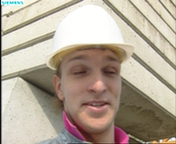
#> input picture HW1_python/images/foreman_qcif_0_rgb.bmp, 176 x 144 px
$ python main.py
#> lines starting #> are read from the running program, lines starting #| are printed output that depends on the picture
### HW1_python/convertYUV444to420.py
import cv2
import numpy as np
# /home/jimyang/Documents/nccu/1102/vc/VC2022_HW/HW1_python

def convertYUV444to420(img_ori):
    height, width = img_ori.shape[:2]
    Y, Cr, Cb = cv2.split(np.copy(img_ori))

    Cb_sub = np.zeros((int(height/2), int(width/2)))
    Cr_sub = np.zeros((int(height/2), int(width/2)))

    Cb_sub[:, :] = Cb[::2, ::2]

    Cr_sub[:, :] = Cr[::2, ::2]

    Cb[1::2, :] = Cb[::2, :]
    Cb[:, 1::2] = Cb[:, ::2]

    Cr[1::2, :] = Cr[::2, :]
    Cr[:, 1::2] = Cr[:, ::2]

    return cv2.merge([Y, Cr, Cb]), Y, Cr_sub.astype(np.uint8), Cb_sub.astype(np.uint8)

### HW1_python/quantizer.py
# import matplotlib.pyplot as plt
import numpy as np
# from sklearn.cluster import KMeans
# from sklearn.utils import shuffle

class Quantizer():
    def __init__(self, Ys, Crs, Cbs, n_intensity):
        self.Ys = Ys
        self.Crs = Crs
        self.Cbs = Cbs

        self.qYs = []
        self.qCrs = []
        self.qCbs = []

        self.dqYs = []
        self.dqCrs = []
        self.dqCbs = []

        self.n_intensity = n_intensity
        self.table = np.zeros(256)
        self.reverseTable = np.zeros(8)

    def quantization(self):
        all_value = np.array([])
        for i in range(len(self.Ys)):
            Y_flatten = self.Ys[i].flatten()
            Cr_flatten = self.Crs[i].flatten()
            Cb_flatten = self.Cbs[i].flatten()
            all_value = np.concatenate((all_value, Y_flatten, Cr_flatten, Cb_flatten))

        offset = 256 / self.n_intensity
        for i in range(self.n_intensity):
            self.reverseTable[i] = i*offset+int(offset/2)
            for j in range(int(i*offset), int(i*offset+offset)):
                self.table[j] = i

        self.table = self.table.astype(int)
        self.reverseTable = self.reverseTable.astype(np.uint8)


        for y in self.Ys:
            h, w = y.shape[:2]
            cy = np.copy(y)
            for i in range(h):
                for j in range(w):
                    cy[i, j] = self.table[int(cy[i, j])]
            self.qYs.append(cy)
        for i in range(len(self.qYs)):
            self.qYs[i] = self.qYs[i].astype(int)

        for cr in self.Crs:
            h, w = cr.shape[:2]
            ccr = np.copy(cr)
            for i in range(h):
                for j in range(w):
                    ccr[i, j] = self.table[int(ccr[i, j])]
            self.qCrs.append(ccr)
        for i in range(len(self.qCbs)):
            self.qCrs[i] = self.qCrs[i].astype(int)

        for cb in self.Cbs:
            h, w = cb.shape[:2]
            ccb = np.copy(cb)
            for i in range(h):
                for j in range(w):
                    ccb[i, j] = self.table[int(ccb[i, j])]
            self.qCbs.append(ccb)
        for i in range(len(self.qCbs)):
            self.qCbs[i] = self.qCbs[i].astype(int)

    def dequantization(self):
        for y in self.qYs:
            h, w = y.shape[:2]
            cy = np.copy(y)
            for i in range(h):
                for j in range(w):
                    cy[i, j] = self.reverseTable[int(cy[i, j])]
            self.dqYs.append(cy)

        for cr in self.qCrs:
            h, w = cr.shape[:2]
            ccr = np.copy(cr)
            for i in range(h):
                for j in range(w):
                    ccr[i, j] = self.reverseTable[int(ccr[i, j])]
            self.dqCrs.append(ccr)

        for cb in self.qCbs:
            h, w = cb.shape[:2]
            ccb = np.copy(cb)
            for i in range(h):
                for j in range(w):
                    ccb[i, j] = self.reverseTable[int(ccb[i, j])]
            self.dqCbs.append(ccb)

    def setQs(self, nYs, nCrs, nCbs):
        self.qYs = nYs
        self.qCrs = nCrs
        self.qCbs = nCbs

    def getQ(self):
        return self.qYs, self.qCrs, self.qCbs

    def getDQ(self):
        return self.dqYs, self.dqCrs, self.dqCbs

        # [32 lines of commented-out code are left out]

### HW1_python/huffman_coding.py
import heapq
import numpy as np

class HuffmanCoding:
    def __init__(self):
        self.heap = []
        self.codes = {}
        self.reverse_mapping = {}

    class HeapNode:
        def __init__(self, char, freq):
            self.char = char
            self.freq = freq
            self.left = None
            self.right = None

        # defining comparators less_than and equals
        def __lt__(self, other):
            return self.freq < other.freq

        def __eq__(self, other):
            if(other == None):
                return False
            if(not isinstance(other, HeapNode)):
                return False
            return self.freq == other.freq


    def make_frequency_dict(self, stream):
        frequency = {}
        for pixex in stream:
            if not int(pixex) in frequency:
                frequency[int(pixex)] = 0
            frequency[int(pixex)] += 1
        return frequency

    def make_heap(self, frequency):
        for key in frequency:
            node = self.HeapNode(key, frequency[key])
            heapq.heappush(self.heap, node)

    def merge_nodes(self):
        while(len(self.heap)>1):
            node1 = heapq.heappop(self.heap)
            node2 = heapq.heappop(self.heap)

            merged = self.HeapNode(None, node1.freq + node2.freq)
            merged.left = node1
            merged.right = node2

            heapq.heappush(self.heap, merged)


    def make_codes_helper(self, root, current_code):
        if(root == None):
            return

        if(root.char != None):
            self.codes[root.char] = current_code
            self.reverse_mapping[current_code] = root.char
            return

        self.make_codes_helper(root.left, current_code + "0")
        self.make_codes_helper(root.right, current_code + "1")


    def make_codes(self):
        root = heapq.heappop(self.heap)
        current_code = ""
        self.make_codes_helper(root, current_code)

    def get_encoded_stream(self, stream):
        encoded_stream = ""
        print(self.codes)
        for pixel in stream:
            encoded_stream += self.codes[pixel]
        return encoded_stream

    def encode(self, stream):
        frequency = self.make_frequency_dict(stream)
        self.make_heap(frequency)
        self.merge_nodes()
        self.make_codes()

        encoded_stream = self.get_encoded_stream(stream)

        return encoded_stream

    def decode_stream(self, encoded_stream):
        current_code = ""
        decoded_stream = np.array([])

        for bit in encoded_stream:
            current_code += bit
            if(current_code in self.reverse_mapping):
                pixel = self.reverse_mapping[current_code]
                decoded_stream = np.append(decoded_stream, pixel)
                current_code = ""
        return decoded_stream

    def decode(self, encoded_stream, ):
        return self.decode_stream(encoded_stream)

### HW1_python/writeToFile.py
def writeFrameToYUVFile(f, frame):
    for h in range(frame.shape[0]):
        for w in range(frame.shape[1]):
            f.write(frame[h, w])

def writeStrToFile(f, str):
    f.write(str)

### HW1_python/main.py
import os
import cv2
import numpy as np

from convertYUV444to420 import convertYUV444to420
from writeToFile import writeFrameToYUVFile, writeStrToFile
from quantizer import Quantizer
from huffman_coding import HuffmanCoding

SRC_FOLDER = "./images"
FRAME_HEIGHT = 144
FRAME_WIDTH = 176


def question1():
    foreman_qcif_0_rgb = cv2.imread(os.path.join(SRC_FOLDER, "foreman_qcif_0_rgb.bmp"))
    cv2.imwrite(os.path.join(SRC_FOLDER, "foreman_qcif_0_rgb.jpg"), foreman_qcif_0_rgb)

    foreman_qcif_0_YCrCb = cv2.cvtColor(foreman_qcif_0_rgb, cv2.COLOR_BGR2YCrCb)
    Y, Cr, Cb = cv2.split(foreman_qcif_0_YCrCb)
    cv2.imwrite(os.path.join(SRC_FOLDER, "foreman_qcif_0_rgb_Y.jpg"), Y)
    cv2.imwrite(os.path.join(SRC_FOLDER, "foreman_qcif_0_rgb_Cr.jpg"), Cr)
    cv2.imwrite(os.path.join(SRC_FOLDER, "foreman_qcif_0_rgb_Cb.jpg"), Cb)

    foreman_qcif_0_420, Y, Cr, Cb = convertYUV444to420(foreman_qcif_0_YCrCb)

    cv2.imwrite(os.path.join(SRC_FOLDER, "foreman_qcif_0_rgb_420.jpg"), cv2.cvtColor(foreman_qcif_0_420, cv2.COLOR_YCrCb2BGR))
    cv2.imwrite(os.path.join(SRC_FOLDER, "foreman_qcif_0_rgb_420_Y.jpg"), Y)
    cv2.imwrite(os.path.join(SRC_FOLDER, "foreman_qcif_0_rgb_420_Cr.jpg"), Cr)
    cv2.imwrite(os.path.join(SRC_FOLDER, "foreman_qcif_0_rgb_420_Cb.jpg"), Cb)


def question2():
    foreman_qcif_rgb_list = []
    foreman_qcif_rgb_list.append(cv2.imread(os.path.join(SRC_FOLDER, "foreman_qcif_0_rgb.bmp")))
    foreman_qcif_rgb_list.append(cv2.imread(os.path.join(SRC_FOLDER, "foreman_qcif_1_rgb.bmp")))
    foreman_qcif_rgb_list.append(cv2.imread(os.path.join(SRC_FOLDER, "foreman_qcif_2_rgb.bmp")))

    f = open("./yuvs/q2.yuv", "wb")
    for foreman_qcif_rgb in foreman_qcif_rgb_list:
        _, Y, Cr, Cb = convertYUV444to420(cv2.cvtColor(np.copy(foreman_qcif_rgb), cv2.COLOR_BGR2YCrCb))

        writeFrameToYUVFile(f, Y)
        writeFrameToYUVFile(f, Cb)
        writeFrameToYUVFile(f, Cr)


def question3():
    foreman_qcif_rgb_list = []
    foreman_qcif_rgb_list.append(cv2.imread(os.path.join(SRC_FOLDER, "foreman_qcif_0_rgb.bmp")))
    foreman_qcif_rgb_list.append(cv2.imread(os.path.join(SRC_FOLDER, "foreman_qcif_1_rgb.bmp")))
    foreman_qcif_rgb_list.append(cv2.imread(os.path.join(SRC_FOLDER, "foreman_qcif_2_rgb.bmp")))

    Ys = []
    Crs = []
    Cbs = []
    for foreman_qcif_rgb in foreman_qcif_rgb_list:
        _, Y, Cr, Cb = convertYUV444to420(cv2.cvtColor(np.copy(foreman_qcif_rgb), cv2.COLOR_BGR2YCrCb))
        Ys.append(Y)
        Crs.append(Cr)
        Cbs.append(Cb)

    quantizer = Quantizer(Ys, Crs, Cbs, n_intensity=8)
    huffman = HuffmanCoding()
    quantizer.quantization()
    qYs, qCrs, qCbs = quantizer.getQ()

    stream = np.array([])
    for id in range(len(qYs)):
        stream = np.append(stream, np.concatenate((qYs[id].flatten(), qCbs[id].flatten(), qCrs[id].flatten())))

    encodeStream = huffman.encode(stream)
    f = open("q3_encoded_bitstream.txt", "w")
    writeStrToFile(f, encodeStream)

    decodeStream = huffman.decode(encodeStream)

    nqYs = np.copy(qYs)
    nqCrs = np.copy(qCrs)
    nqCbs = np.copy(qCbs)

    offset = int(len(decodeStream)/3)
    for id in range(len(qYs)):
        yOffset = int(((offset)/6)*4)
        cOffset = int((offset)/6)
        yRaw = decodeStream[int(id*offset):int(id*offset+yOffset)]
        cbRaw = decodeStream[int(id*offset+yOffset):int(id*offset+yOffset+cOffset)]
        crRaw = decodeStream[int(id*offset+yOffset+cOffset):int(id*offset+yOffset+cOffset*2)]
        for i in range(FRAME_HEIGHT):
            for j in range(FRAME_WIDTH):
                nqYs[id][i, j] = yRaw[i*FRAME_WIDTH+j]
        for i in range(int(FRAME_HEIGHT/2)):
            for j in range(int(FRAME_WIDTH/2)):
                nqCrs[id][i, j] = crRaw[i*int(FRAME_WIDTH/2)+j]
                nqCbs[id][i, j] = cbRaw[i*int(FRAME_WIDTH/2)+j]

    quantizer.setQs(nqYs, nqCrs, nqCbs)
    quantizer.dequantization()
    dqYs, dqCrs, dqCbs = quantizer.getDQ()

    f = open("./yuvs/q3.yuv", "wb")
    for id in range(len(qYs)):
        writeFrameToYUVFile(f, dqYs[id].astype(np.uint8))
        writeFrameToYUVFile(f, dqCbs[id].astype(np.uint8))
        writeFrameToYUVFile(f, dqCrs[id].astype(np.uint8))

def main():
    question1()
#> in question1, foreman_qcif_0_rgb is the input picture: shape (144, 176, 3); mean B, G, R 151.5, 167.3, 179.7
#> in question1, `foreman_qcif_0_YCrCb = cv2.cvtColor(foreman_qcif_0_rgb, cv2.COLOR_BGR2..`: foreman_qcif_0_YCrCb: shape (144, 176, 3); mean of channels 0, 1, 2 169.2, 135.5, 118
#> in convertYUV444to420, `Cb[1::2, :] = Cb[::2, :]`: Cb: shape (144, 176); min 80, max 151, mean 118
#> in convertYUV444to420, `Cb[:, 1::2] = Cb[:, ::2]`: Cb: shape (144, 176); min 80, max 151, mean 118
#> in convertYUV444to420, `Cr[1::2, :] = Cr[::2, :]`: Cr: shape (144, 176); min 67, max 202, mean 135.5
#> in convertYUV444to420, `Cr[:, 1::2] = Cr[:, ::2]`: Cr: shape (144, 176); min 67, max 202, mean 135.5
#> in question1, `foreman_qcif_0_420, Y, Cr, Cb = convertYUV444to420(foreman_qcif_0_YCrCb)`: foreman_qcif_0_420: shape (144, 176, 3); mean of channels 0, 1, 2 169.2, 135.5, 118
    question2()
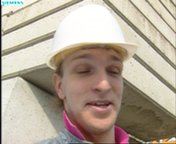
#> input picture HW1_python/images/foreman_qcif_1_rgb.bmp, 176 x 144 px
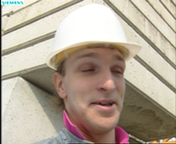
#> input picture HW1_python/images/foreman_qcif_2_rgb.bmp, 176 x 144 px
#> the loop in question2, `for foreman_qcif_rgb in foreman_qcif_rgb_list:` made 3 passes
    question3()
#> the loop in question3, `for foreman_qcif_rgb in foreman_qcif_rgb_list:` made 3 passes
#> after the loop in question3, `for foreman_qcif_rgb in foreman_qcif_rgb_list:`: Cbs = 3 items
#> the loop in quantization, `for i in range(len(self.Ys)):` made 3 passes
#> the loop in quantization, `for y in self.Ys:` made 3 passes
#> after the loop in quantization, `for y in self.Ys:`:
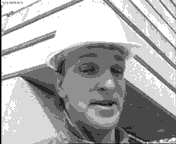
#> cy: shape (144, 176); min 0, max 7, mean 4.74; drawn with min black and max white
#> the loop in quantization, `for i in range(len(self.qYs)):` made 3 passes
#> the loop in quantization, `for cr in self.Crs:` made 3 passes
#> after the loop in quantization, `for cr in self.Crs:`:
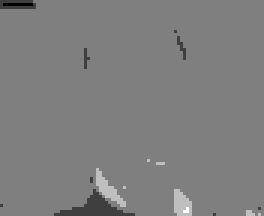
#> ccr: shape (72, 88) (shown 3 times larger); min 2, max 6, mean 3.99; drawn with min black and max white
#> the loop in quantization, `for cb in self.Cbs:` made 3 passes
#> the loop in quantization, `for i in range(len(self.qCbs)):` made 3 passes
#> the loop in question3, `for id in range(len(qYs)):` made 3 passes
#> the loop in make_frequency_dict, `for pixex in stream:` made 114048 passes
#> pixex on passes 2 to 4: 7, 7, 7
#> after the loop in make_frequency_dict, `for pixex in stream:`: frequency = {1: 1701, 7: 19093, 6: 17720, 5: 4264, 4: 29548, 3: 30886, 0: 425, 2: 10411}
#> the loop in make_heap, `for key in frequency:` made 8 passes
#> key on passes 2, 3, 4, 6, 7, 8: 7, 6, 5, 3, 0, 2
#> the loop in merge_nodes, `while(len(self.heap)>1):` made 7 passes
#> the loop in get_encoded_stream, `for pixel in stream:` made 114048 passes
#> the loop in decode_stream, `for bit in encoded_stream:` made 287934 passes
#> (pixel, decoded_stream) on passes 6, 8, 10, 12, 14, 16, 18, 20, 22, 24, 26, 28: (1, [1]), (7, [1, 7]), (7, [1, 7, 7]), (7, [1, 7, 7, 7]), (7, [1, 7, 7, 7, 7]), (7, [1, 7, 7, 7, 7, 7]), (7, [1, 7, 7, 7, 7, 7, 7]), (7, [1, 7, 7, 7, 7, 7, 7, 7]), (7, [1, 7, 7, 7, 7, 7, 7, 7, 7]), (7, [1, 7, 7, 7, 7, 7, 7, 7, 7, 7]), (7, [1, 7, 7, 7, 7, 7, 7, 7, 7, 7, 7]), (7, [1, 7, 7, 7, 7, 7, 7, 7, 7, 7, 7, 7])
#> after the loop in decode_stream, `for bit in encoded_stream:`: current_code = ''; pixel = 4
#> in question3, `offset = int(len(decodeStream)/3)`: offset = 38016
#> the loop in dequantization, `for y in self.qYs:` made 3 passes
#> pass 1, in dequantization, `cy = np.copy(y)`:
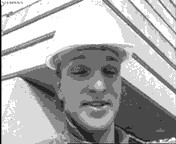
#> cy: shape (144, 176) int64; min 0, max 7, mean 4.75; drawn with min black and max white
#> after the loop in dequantization, `for y in self.qYs:`: self.dqYs = 3 items
#> the loop in dequantization, `for cr in self.qCrs:` made 3 passes
#> the loop in dequantization, `for cb in self.qCbs:` made 3 passes
#> pass 1, in dequantization, `ccb = np.copy(cb)`:
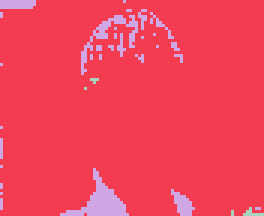
#> ccb: shape (72, 88) int64 (shown 3 times larger); 3 distinct labels, from 2 to 4; one colour per label, 0 black
#> after the loop in dequantization, `for cb in self.qCbs:`:
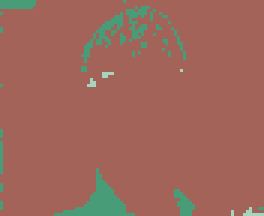
#> ccb: shape (72, 88) int64 (shown 3 times larger); 3 distinct labels, from 80 to 144; one colour per label, 0 black


if __name__ == "__main__":
    main()
